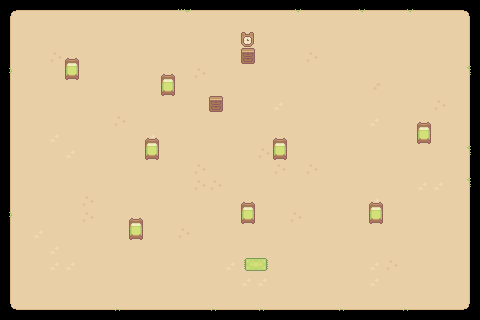

A level layout from a 2D game, rendered from its tile map. Below: a short description, then the map file with its tile-grid data intact:
An orthogonal 30x20 tile map with 16x16 px tiles, 2 tile layers (floor, furnitures), 2 tilesets.

<map version="1.10" tiledversion="1.12.2" orientation="orthogonal" renderorder="right-down" width="30" height="20" tilewidth="16" tileheight="16" infinite="0" nextlayerid="3" nextobjectid="1">
 <tileset firstgid="1" source="dirt.tsx" />
 <tileset firstgid="65" source="furnitures.tsx" />
 <layer id="1" name="floor" width="30" height="20">
  <data encoding="csv">
26,27,27,27,27,27,27,27,27,27,27,17,27,27,27,27,27,27,18,27,27,27,18,27,27,18,27,27,27,28,
34,35,35,35,35,35,35,35,35,35,35,35,35,35,35,35,35,35,35,35,35,35,35,35,35,35,35,35,35,36,
34,35,35,35,35,35,35,35,35,35,35,35,35,35,35,35,35,35,35,35,35,35,35,35,35,35,35,35,35,36,
34,35,35,2,35,35,35,35,35,35,35,35,35,35,35,10,35,35,35,2,35,35,35,35,35,35,35,35,35,36,
4,35,35,35,35,35,35,35,35,35,35,35,2,35,35,35,35,35,35,35,35,35,35,35,35,35,35,35,35,5,
34,35,35,35,35,35,35,35,35,35,35,35,35,35,35,35,35,35,35,35,35,35,35,11,35,35,35,35,35,36,
34,35,35,35,35,35,35,35,35,35,35,35,35,35,35,35,35,10,35,35,35,35,35,35,35,35,35,2,35,36,
34,35,35,35,35,35,35,2,35,35,35,35,35,35,35,35,35,35,35,35,35,35,35,10,35,35,35,35,35,36,
34,35,35,10,35,35,35,35,35,10,35,35,35,35,35,35,35,35,35,35,35,35,35,35,35,35,35,35,35,36,
34,35,35,35,10,35,35,35,35,35,35,35,35,35,35,35,2,35,35,35,35,35,35,35,35,35,35,35,35,5,
34,35,35,35,35,35,35,35,35,35,35,35,2,35,35,35,35,2,35,2,35,35,35,35,35,35,35,35,35,36,
34,35,35,35,35,35,35,35,35,35,35,35,2,2,35,35,35,35,35,35,35,35,35,35,35,35,10,10,35,5,
34,35,35,35,35,2,35,35,35,35,35,35,35,35,35,35,35,35,35,35,35,35,35,10,35,35,35,35,35,36,
4,35,35,35,35,2,35,35,35,35,35,35,35,35,35,35,35,35,2,35,35,35,35,10,35,35,35,35,35,36,
34,35,10,35,35,35,35,35,35,35,35,2,35,35,35,35,35,35,35,35,35,35,35,35,35,35,35,35,35,36,
34,35,35,10,35,35,35,35,35,35,35,35,35,35,35,35,35,35,35,35,35,35,35,35,35,35,35,35,35,36,
34,35,35,10,10,35,35,35,35,35,35,35,35,35,10,10,35,35,35,35,35,35,35,10,2,35,35,35,35,36,
34,35,35,35,35,35,35,35,35,35,35,35,35,35,35,10,10,35,35,35,35,35,35,10,35,35,35,35,35,36,
34,35,35,35,35,35,35,35,35,35,35,35,35,35,35,35,35,35,35,35,35,35,35,35,35,35,35,35,35,36,
42,43,43,43,43,43,43,6,43,43,43,43,43,6,43,43,6,43,43,43,43,6,43,43,43,6,43,43,43,44
</data>
 </layer>
 <layer id="2" name="furnitures" width="30" height="20">
  <data encoding="csv">
0,0,0,0,0,0,0,0,0,0,0,0,0,0,0,0,0,0,0,0,0,0,0,0,0,0,0,0,0,0,
0,0,0,0,0,0,0,0,0,0,0,0,0,0,0,0,0,0,0,0,0,0,0,0,0,0,0,0,0,0,
0,0,0,0,0,0,0,0,0,0,0,0,0,0,0,97,0,0,0,0,0,0,0,0,0,0,0,0,0,0,
0,0,0,0,74,0,0,0,0,0,0,0,0,0,0,86,0,0,0,0,0,0,0,0,0,0,0,0,0,0,
0,0,0,0,83,0,0,0,0,0,74,0,0,0,0,0,0,0,0,0,0,0,0,0,0,0,0,0,0,0,
0,0,0,0,0,0,0,0,0,0,83,0,0,0,0,0,0,0,0,0,0,0,0,0,0,0,0,0,0,0,
0,0,0,0,0,0,0,0,0,0,0,0,0,86,0,0,0,0,0,0,0,0,0,0,0,0,0,0,0,0,
0,0,0,0,0,0,0,0,0,0,0,0,0,0,0,0,0,0,0,0,0,0,0,0,0,0,74,0,0,0,
0,0,0,0,0,0,0,0,0,74,0,0,0,0,0,0,0,74,0,0,0,0,0,0,0,0,83,0,0,0,
0,0,0,0,0,0,0,0,0,83,0,0,0,0,0,0,0,83,0,0,0,0,0,0,0,0,0,0,0,0,
0,0,0,0,0,0,0,0,0,0,0,0,0,0,0,0,0,0,0,0,0,0,0,0,0,0,0,0,0,0,
0,0,0,0,0,0,0,0,0,0,0,0,0,0,0,0,0,0,0,0,0,0,0,0,0,0,0,0,0,0,
0,0,0,0,0,0,0,0,0,0,0,0,0,0,0,74,0,0,0,0,0,0,0,74,0,0,0,0,0,0,
0,0,0,0,0,0,0,0,74,0,0,0,0,0,0,83,0,0,0,0,0,0,0,83,0,0,0,0,0,0,
0,0,0,0,0,0,0,0,83,0,0,0,0,0,0,0,0,0,0,0,0,0,0,0,0,0,0,0,0,0,
0,0,0,0,0,0,0,0,0,0,0,0,0,0,0,0,0,0,0,0,0,0,0,0,0,0,0,0,0,0,
0,0,0,0,0,0,0,0,0,0,0,0,0,0,0,113,114,0,0,0,0,0,0,0,0,0,0,0,0,0,
0,0,0,0,0,0,0,0,0,0,0,0,0,0,0,0,0,0,0,0,0,0,0,0,0,0,0,0,0,0,
0,0,0,0,0,0,0,0,0,0,0,0,0,0,0,0,0,0,0,0,0,0,0,0,0,0,0,0,0,0,
0,0,0,0,0,0,0,0,0,0,0,0,0,0,0,0,0,0,0,0,0,0,0,0,0,0,0,0,0,0
</data>
 </layer>
</map>
